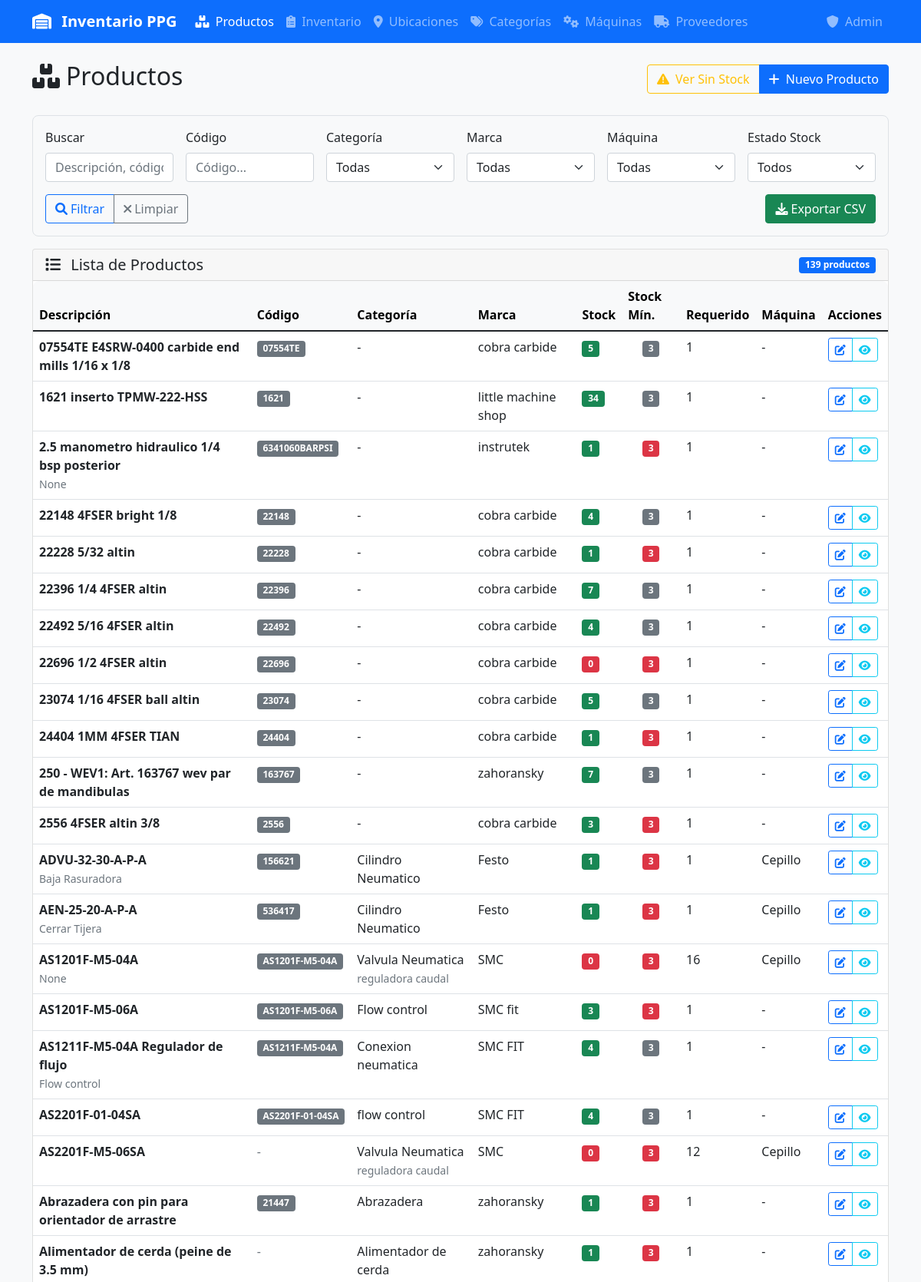
The page /productos (upper part) on the database its author committed.
### tables this page shows
CREATE TABLE productos (
            id INTEGER PRIMARY KEY,
            descripcion TEXT NOT NULL,
            codigo TEXT UNIQUE,
            categoria_id INTEGER,
            subcategoria_id INTEGER,
            marca_id INTEGER,
            notas TEXT,
            cantidad_requerida INTEGER DEFAULT 1,
            maquina_id INTEGER,
            fecha_creacion DATETIME DEFAULT CURRENT_TIMESTAMP,
            fecha_actualizacion DATETIME DEFAULT CURRENT_TIMESTAMP, proveedor_id INTEGER REFERENCES proveedores(id), stock_minimo INTEGER DEFAULT 5,
            FOREIGN KEY (categoria_id) REFERENCES categorias (id),
            FOREIGN KEY (subcategoria_id) REFERENCES subcategorias (id),
            FOREIGN KEY (marca_id) REFERENCES marcas (id),
            FOREIGN KEY (maquina_id) REFERENCES maquinas (id)
        );

### app.py (the view)
@app.route('/productos')
def productos():
    conn = get_db_connection()
    search = request.args.get('search', '').strip()
    categoria_filter = request.args.get('categoria', '')
    subcategoria_filter = request.args.get('subcategoria', '')
    marca_filter = request.args.get('marca', '')
    maquina_filter = request.args.get('maquina', '')
    codigo_filter = request.args.get('codigo', '').strip()
    stock_filter = request.args.get('stock', '')  # Nuevo filtro de stock
    query = '''
        SELECT p.*, c.nombre as categoria, sc.nombre as subcategoria,
               m.nombre as marca, mq.nombre as maquina,
               COALESCE(SUM(i.cantidad), 0) as stock_total
        FROM productos p
        LEFT JOIN categorias c ON p.categoria_id = c.id
        LEFT JOIN subcategorias sc ON p.subcategoria_id = sc.id
        LEFT JOIN marcas m ON p.marca_id = m.id
        LEFT JOIN maquinas mq ON p.maquina_id = mq.id
        LEFT JOIN inventario i ON p.id = i.producto_id
        WHERE 1=1
    '''
    params = []
    if search:
        query += ' AND (p.descripcion LIKE ? OR p.codigo LIKE ? OR p.notas LIKE ?)'
        search_param = f'%{search}%'
        params.extend([search_param, search_param, search_param])
    if categoria_filter:
        query += ' AND c.nombre = ?'
        params.append(categoria_filter)
    if subcategoria_filter:
        query += ' AND sc.nombre = ?'
        params.append(subcategoria_filter)
    if marca_filter:
        query += ' AND m.nombre = ?'
        params.append(marca_filter)
    if maquina_filter:
        query += ' AND mq.nombre = ?'
        params.append(maquina_filter)
    if codigo_filter:
        query += ' AND p.codigo LIKE ?'
        params.append(f'%{codigo_filter}%')
    query += ' GROUP BY p.id'
    if stock_filter == 'sin_stock':
        query += ' HAVING stock_total = 0'
    elif stock_filter == 'con_stock':
        query += ' HAVING stock_total > 0'
    elif stock_filter == 'stock_bajo':
        query += ' HAVING stock_total > 0 AND stock_total < p.cantidad_requerida'
    query += ' ORDER BY p.descripcion'
    productos = conn.execute(query, params).fetchall()
    categorias = conn.execute('SELECT DISTINCT nombre FROM categorias WHERE nombre IS NOT NULL ORDER BY nombre').fetchall()
    subcategorias = conn.execute('SELECT DISTINCT nombre FROM subcategorias WHERE nombre IS NOT NULL ORDER BY nombre').fetchall()
    marcas = conn.execute('SELECT DISTINCT nombre FROM marcas WHERE nombre IS NOT NULL ORDER BY nombre').fetchall()
    maquinas = conn.execute('SELECT DISTINCT nombre FROM maquinas WHERE nombre IS NOT NULL ORDER BY nombre').fetchall()
    conn.close()
    return render_template('productos.html',
                         productos=productos,
                         categorias=categorias,
                         subcategorias=subcategorias,
                         marcas=marcas,
                         maquinas=maquinas,
                         filters={
                             'search': search,
                             'categoria': categoria_filter,
                             'subcategoria': subcategoria_filter,
                             'marca': marca_filter,
                             'maquina': maquina_filter,
                             'codigo': codigo_filter,
                             'stock': stock_filter
                         })

### app.py (called while the page is built)
def get_db_connection():
    conn = sqlite3.connect(DATABASE, timeout=20.0)
    conn.row_factory = sqlite3.Row
    conn.execute('PRAGMA journal_mode=WAL')  # Better concurrent access
    conn.execute('PRAGMA busy_timeout=20000')  # 20 second timeout
    conn.execute('PRAGMA synchronous=NORMAL')  # Faster writes
    conn.execute('PRAGMA cache_size=10000')  # Larger cache
    conn.execute('PRAGMA temp_store=MEMORY')  # Use memory for temp tables
    return conn

### templates/productos.html (shortened to what this page needs)
{% extends "base.html" %}
{% block content %}
<div class="d-flex justify-content-between align-items-center mb-4">
    <div>
        <h2><i class="fas fa-boxes me-2"></i>Productos</h2>
    </div>
    <div class="btn-group">
        {% if filters.stock != 'sin_stock' %}
        <a href="{{ url_for('productos') }}?stock=sin_stock" class="btn btn-outline-warning">
            <i class="fas fa-exclamation-triangle me-1"></i>
            Ver Sin Stock
        </a>
        {% endif %}
        <a href="{{ url_for('nuevo_producto') }}" class="btn btn-primary">
            <i class="fas fa-plus me-1"></i>
            Nuevo Producto
        </a>
    </div>
</div>
<div class="filter-card">
    <form method="GET" id="filtrosForm" class="row g-3">
        <div class="col-md-2">
            <label for="search" class="form-label">Buscar</label>
            <input type="text" class="form-control" id="search" name="search"
                   value="{{ filters.search }}" placeholder="Descripción, código o notas...">
        </div>
        <div class="col-md-2">
            <label for="codigo" class="form-label">Código</label>
            <input type="text" class="form-control" id="codigo" name="codigo"
                   value="{{ filters.codigo }}" placeholder="Código...">
        </div>
        <div class="col-md-2">
            <label for="categoria" class="form-label">Categoría</label>
            <select class="form-select" id="categoria" name="categoria">
                <option value="">Todas</option>
            </select>
        </div>
        <div class="col-md-2">
            <label for="marca" class="form-label">Marca</label>
            <select class="form-select" id="marca" name="marca">
                <option value="">Todas</option>
            </select>
        </div>
        <div class="col-md-2">
            <label for="maquina" class="form-label">Máquina</label>
            <select class="form-select" id="maquina" name="maquina">
                <option value="">Todas</option>
            </select>
        </div>
        <div class="col-md-2">
            <label for="stock" class="form-label">Estado Stock</label>
            <select class="form-select" id="stock" name="stock">
                <option value="">Todos</option>
            </select>
        </div>
        <div class="col-12 d-flex justify-content-between align-items-end">
            <div class="btn-group" role="group">
                <button type="submit" class="btn btn-outline-primary" title="Filtrar">
                    <i class="fas fa-search me-1"></i>Filtrar
                </button>
                <button type="button" class="btn btn-outline-secondary" onclick="limpiarFiltros()" title="Limpiar">
                    <i class="fas fa-times me-1"></i>Limpiar
                </button>
            </div>
            <button type="button" class="btn btn-success" onclick="exportarDatos()" title="Exportar datos filtrados">
                <i class="fas fa-download me-1"></i>Exportar CSV
            </button>
        </div>
    </form>
</div>
<div class="card">
    <div class="card-header d-flex justify-content-between align-items-center">
        <h5 class="mb-0">
            <i class="fas fa-list me-2"></i>
            Lista de Productos
        </h5>
        <span class="badge bg-primary">{{ productos|length }} productos</span>
    </div>
    <div class="card-body p-0">
        {% if productos %}
        <div class="table-responsive">
            <table class="table table-hover mb-0">
                <thead class="table-light">
                    <tr>
                        <th>Descripción</th>
                        <th>Código</th>
                        <th>Categoría</th>
                        <th>Marca</th>
                        <th>Stock</th>
                        <th>Stock Mín.</th>
                        <th>Requerido</th>
                        <th>Máquina</th>
                        <th>Acciones</th>
                    </tr>
                </thead>
                <tbody>
                    {% for producto in productos %}
                    <tr>
                        <td>
                            <div>
                                <strong>{{ producto.descripcion }}</strong>
                                {% if producto.notas %}
                                <br><small class="text-muted">{{ producto.notas[:80] }}{% if producto.notas|length > 80 %}...{% endif %}</small>
                                {% endif %}
                            </div>
                        </td>
                        <td>
                            {% if producto.codigo %}
                                <span class="badge bg-secondary">{{ producto.codigo }}</span>
                            {% else %}
                                <span class="text-muted">-</span>
                            {% endif %}
                        </td>
                        <td>
                            <div>
                                {{ producto.categoria or '-' }}
                                {% if producto.subcategoria %}
                                <br><small class="text-muted">{{ producto.subcategoria }}</small>
                                {% endif %}
                            </div>
                        </td>
                        <td>{{ producto.marca or '-' }}</td>
                        <td>
                            {% if producto.stock_total >= producto.cantidad_requerida %}
                                <span class="badge bg-success">{{ producto.stock_total }}</span>
                            {% elif producto.stock_total > 0 %}
                                <span class="badge bg-warning">{{ producto.stock_total }}</span>
                            {% else %}
                                <span class="badge bg-danger">0</span>
                            {% endif %}
                        </td>
                        <td class="text-center">
                            {% if producto.stock_minimo %}
                                {% if producto.stock_total <= producto.stock_minimo %}
                                    <span class="badge bg-danger" title="Stock por debajo del mínimo">{{ producto.stock_minimo }}</span>
                                {% else %}
                                    <span class="badge bg-secondary">{{ producto.stock_minimo }}</span>
                                {% endif %}
                            {% else %}
                                <span class="text-muted">-</span>
                            {% endif %}
                        </td>
                        <td>{{ producto.cantidad_requerida }}</td>
                        <td>{{ producto.maquina or '-' }}</td>
                        <td>
                            <div class="btn-group" role="group">
                                <a href="{{ url_for('editar_producto', id=producto.id) }}"
                                   class="btn btn-sm btn-outline-primary" title="Editar producto">
                                    <i class="fas fa-edit"></i>
                                </a>
                                <button type="button" class="btn btn-sm btn-outline-info"
                                        onclick="verDetalles({{ producto.id }})" title="Ver detalles">
                                    <i class="fas fa-eye"></i>
                                </button>
                            </div>
                        </td>
                    </tr>
                    {% endfor %}
                </tbody>
            </table>
        </div>
        {% endif %}
    </div>
</div>
{% endblock %}

### templates/base.html (style rules this page uses)
.filter-card { background-color: #f8f9fa; border: 1px solid #dee2e6; border-radius: 0.5rem; padding: 1rem; margin-bottom: 1rem; }
.table-responsive { border-radius: 0.5rem; overflow: hidden; }

### rows shown on the page
productos: descripcion "07554TE E4SRW-0400 carbide end mills 1/16 x 1/8", codigo "07554TE", categoria "-", marca "cobra carbide", stock_total "5", stock_minimo "3", cantidad_requerida "1", maquina "-"
productos: descripcion "1621 inserto TPMW-222-HSS", codigo "1621", categoria "-", marca "little machine shop", stock_total "34", stock_minimo "3", cantidad_requerida "1", maquina "-"
productos: descripcion "2.5 manometro hidraulico 1/4 bsp posterior", notas "None", codigo "6341060BARPSI", categoria "-", marca "instrutek", stock_total "1", stock_minimo "3", cantidad_requerida "1", maquina "-"
productos: descripcion "22148 4FSER bright 1/8", codigo "22148", categoria "-", marca "cobra carbide", stock_total "4", stock_minimo "3", cantidad_requerida "1", maquina "-"
productos: descripcion "22228 5/32 altin", codigo "22228", categoria "-", marca "cobra carbide", stock_total "1", stock_minimo "3", cantidad_requerida "1", maquina "-"
productos: descripcion "22396 1/4 4FSER altin", codigo "22396", categoria "-", marca "cobra carbide", stock_total "7", stock_minimo "3", cantidad_requerida "1", maquina "-"
productos: descripcion "22492 5/16 4FSER altin", codigo "22492", categoria "-", marca "cobra carbide", stock_total "4", stock_minimo "3", cantidad_requerida "1", maquina "-"
productos: descripcion "22696 1/2 4FSER altin", codigo "22696", categoria "-", marca "cobra carbide", shows "0", stock_minimo "3", cantidad_requerida "1", maquina "-"
productos: descripcion "23074 1/16 4FSER ball altin", codigo "23074", categoria "-", marca "cobra carbide", stock_total "5", stock_minimo "3", cantidad_requerida "1", maquina "-"
productos: descripcion "24404 1MM 4FSER TIAN", codigo "24404", categoria "-", marca "cobra carbide", stock_total "1", stock_minimo "3", cantidad_requerida "1", maquina "-"
productos: descripcion "250 - WEV1: Art. 163767 wev par de mandibulas", codigo "163767", categoria "-", marca "zahoransky", stock_total "7", stock_minimo "3", cantidad_requerida "1", maquina "-"
productos: descripcion "2556 4FSER altin 3/8", codigo "2556", categoria "-", marca "cobra carbide", stock_total "3", stock_minimo "3", cantidad_requerida "1", maquina "-"
productos: descripcion "ADVU-32-30-A-P-A", notas "Baja Rasuradora", codigo "156621", categoria "Cilindro Neumatico", marca "Festo", stock_total "1", stock_minimo "3", cantidad_requerida "1", maquina "Cepillo"
productos: descripcion "AEN-25-20-A-P-A", notas "Cerrar Tijera", codigo "536417", categoria "Cilindro Neumatico", marca "Festo", stock_total "1", stock_minimo "3", cantidad_requerida "1", maquina "Cepillo"
productos: descripcion "AS1201F-M5-04A", notas "None", codigo "AS1201F-M5-04A", categoria "Valvula Neumatica", subcategoria "reguladora caudal", marca "SMC", stock_minimo "3", cantidad_requerida "16", maquina "Cepillo"
productos: descripcion "AS1201F-M5-06A", codigo "AS1201F-M5-06A", categoria "Flow control", marca "SMC fit", stock_total "3", stock_minimo "3", cantidad_requerida "1", maquina "-"
productos: descripcion "AS1211F-M5-04A Regulador de flujo", notas "Flow control", codigo "AS1211F-M5-04A", categoria "Conexion neumatica", marca "SMC FIT", stock_total "4", stock_minimo "3", cantidad_requerida "1", maquina "-"
productos: descripcion "AS2201F-01-04SA", codigo "AS2201F-01-04SA", categoria "flow control", marca "SMC FIT", stock_total "4", stock_minimo "3", cantidad_requerida "1", maquina "-"
productos: descripcion "AS2201F-M5-06SA", categoria "Valvula Neumatica", subcategoria "reguladora caudal", marca "SMC", stock_minimo "3", cantidad_requerida "12", maquina "Cepillo"
productos: descripcion "Abrazadera con pin para orientador de arrastre", codigo "21447", categoria "Abrazadera", marca "zahoransky", stock_total "1", stock_minimo "3", cantidad_requerida "1", maquina "-"
productos: descripcion "Alimentador de cerda (peine de 3.5 mm)", categoria "Alimentador de cerda", marca "zahoransky", stock_total "1", stock_minimo "3", cantidad_requerida "1", maquina "-"

### other values the page prints
{{ productos|length }} "139"
